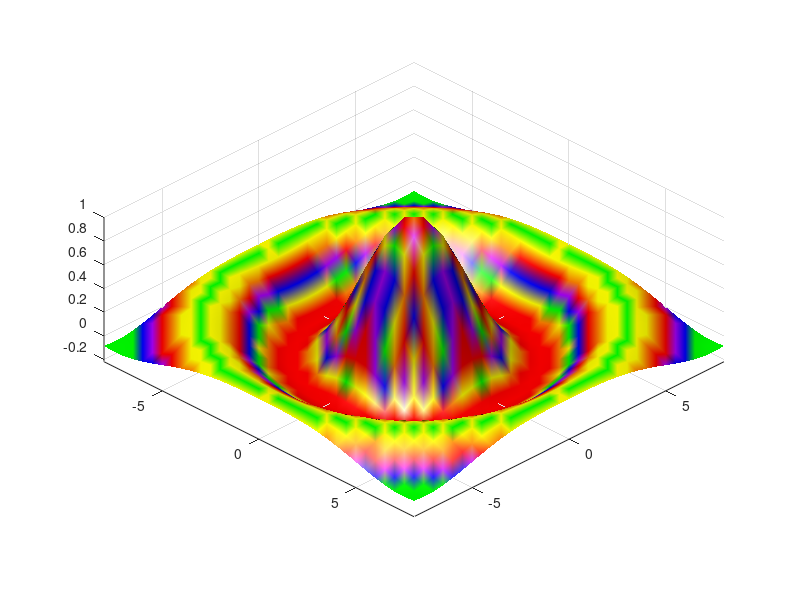

Here is the MATLAB script that generated this plot:
[ x y] = meshgrid(-8: 0.5: 8);
r = sqrt(x.^2 + y.^2)  + eps;
z = sin(r)./r;
surf(x, y, z, 'facecolor', 'interp', 'edgecolor', 'none', 'facelighting',...
    'phong')
colormap(prism(32))
daspect([5 5 1])
axis tight
view(45, 30)
camlight left
